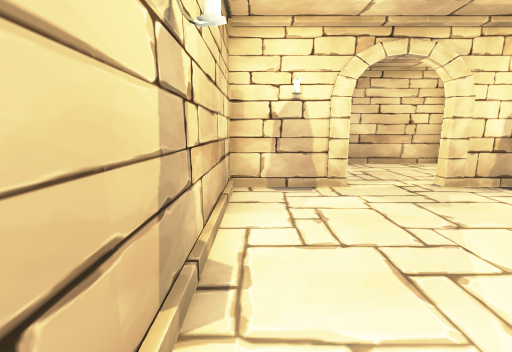
[1] (above)

16 first-person views from a walk through a 3-D level made in the Unity game engine. The camera is 1.3 m above the floor, tilts 10° down and sees 90° across. The floor is counted in squares, 1 m on a side. Each view is taken from the middle of a square. On the plan, view 1 faces up. The plan holds only what a view shows up to about 13 squares ahead; the rest is blank. The place goes on beyond the plan. The player character is not drawn. Some surface patterns are stand-ins.

[2]
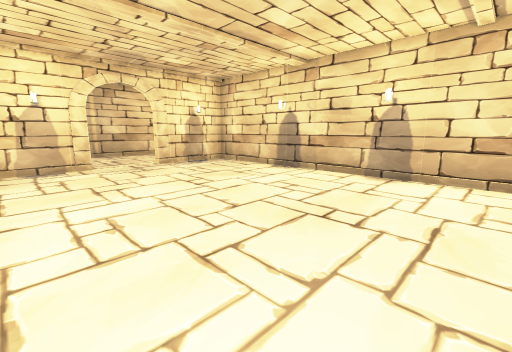

[3]
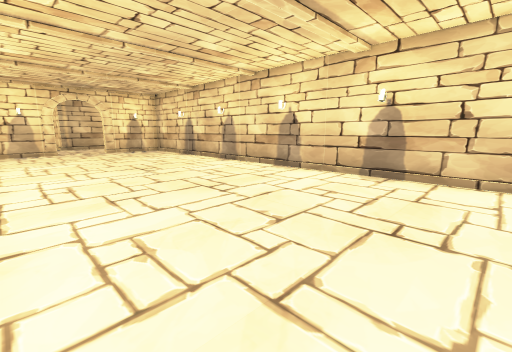

[4]
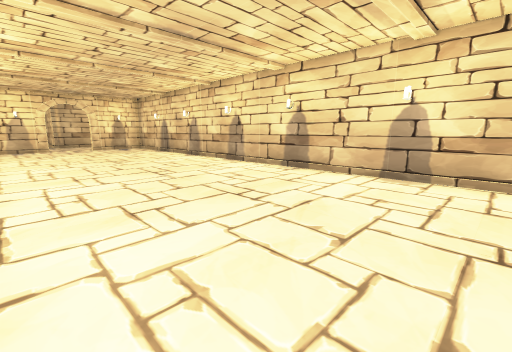

[5]
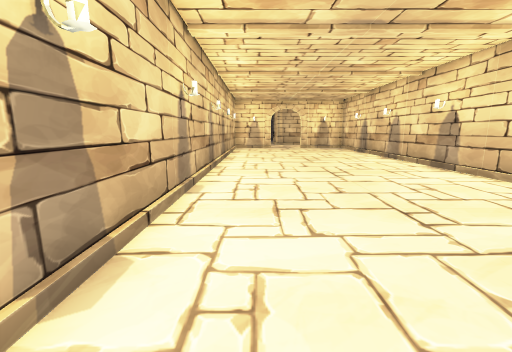

[6]
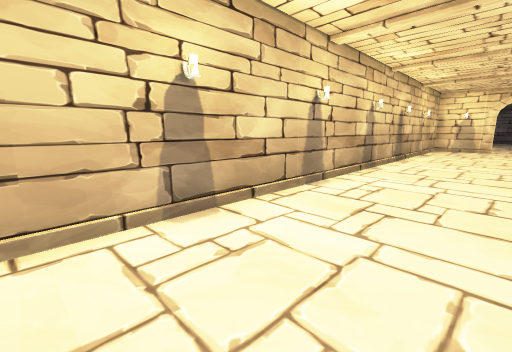

[7]
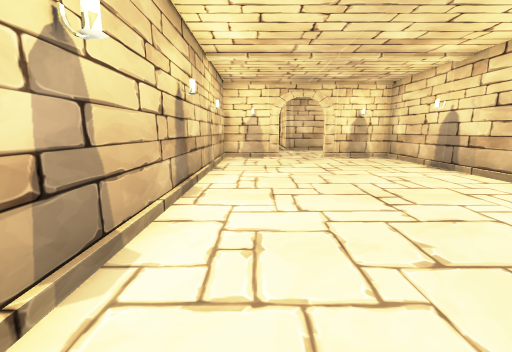

[8]
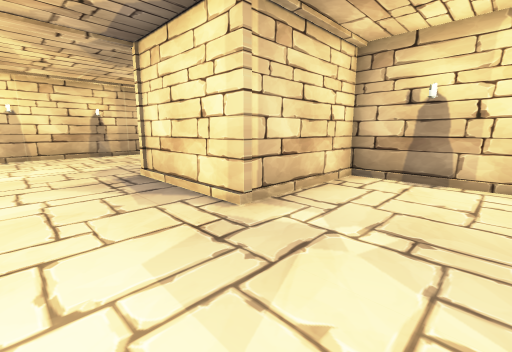

[9]
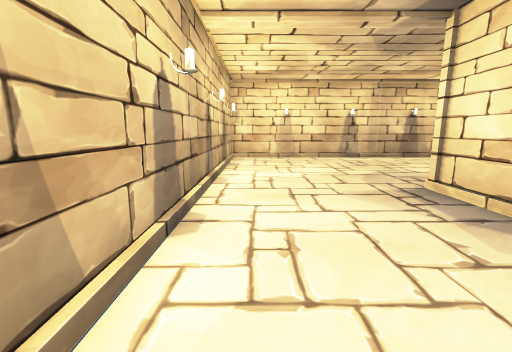

[10]
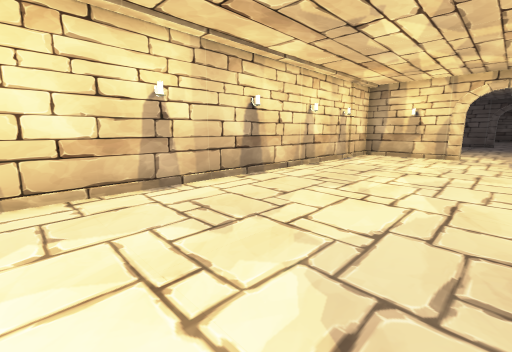

[11]
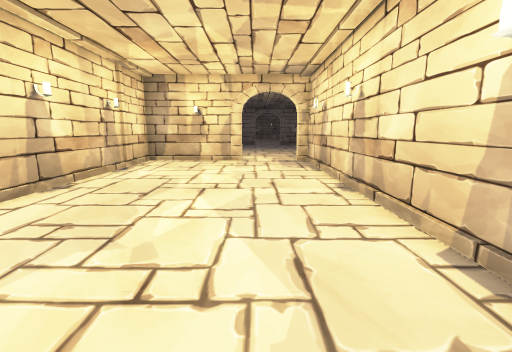

[12]
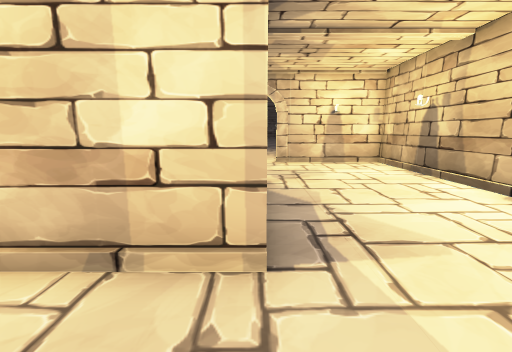

[13]
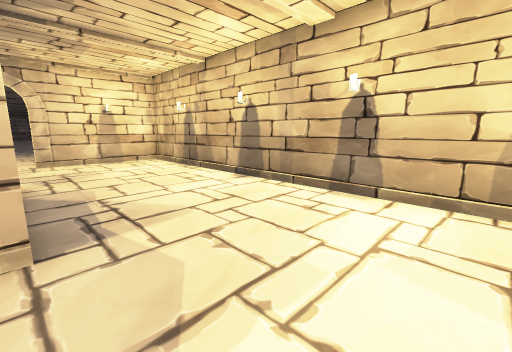

[14]
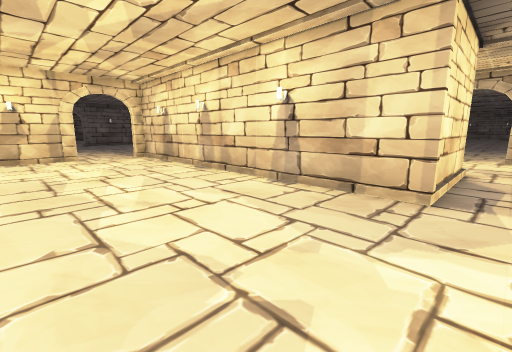

[15]
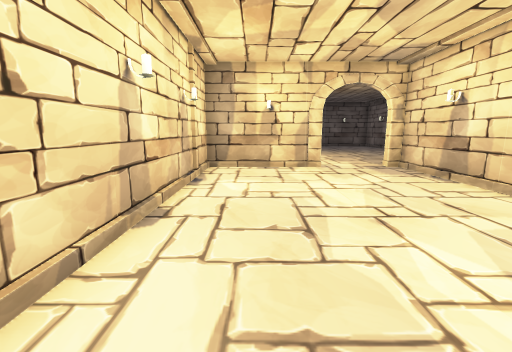

[16]
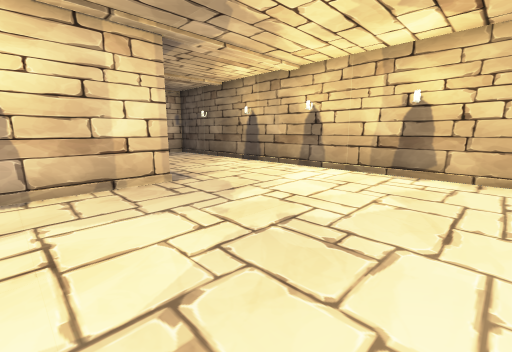

### Floor plan
Points are (right, up) in squares from view 1. A wall is a line through its corners. A room is listed if a view was taken in it or the views show most of it. See-through windows are left out.
Room 1 (views 1, 2, 3, 4, 5, 6, 7)
walls: (2.2, 6) (-0.6, 6) (-0.6, -14.1); (7.6, -14.1) (7.6, 6) (4.4, 6)
ways out: opening at (3.5, 6) to room 2
Room 2 (views 8, 9, 10, 11, 12, 13, 14, 15, 16)
walls: (7.4, 6.9) (7.4, 10.4) (3, 10.4) (3, 14.7) (15.4, 14.7); (15.4, 17.6) (15.4, 21.8) (-2.2, 21.8) (-2.2, 6.2) (2.1, 6.2)
ways out: opening at (3.5, 6) to room 1; opening at (16, 16.5)

Where each view was taken, in squares from view 1:
view 1: 0 up, 0 right, facing up
view 2: 4 down, 0 right, facing up-right
view 3: 11 down, 0 right, facing up-right
view 4: 14 down, 0 right, facing up-right
view 5: 14 down, 1 right, facing up
view 6: 14 down, 3 right, facing up-left
view 7: 7 down, 1 right, facing up
view 8: 7 up, 0 right, facing up-right
view 9: 9 up, 1 left, facing up
view 10: 16 up, 1 right, facing up-right
view 11: 17 up, 4 right, facing right
view 12: 17 up, 3 right, facing down
view 13: 18 up, 3 right, facing down-left
view 14: 20 up, 2 right, facing down-right
view 15: 20 up, 6 right, facing right
view 16: 21 up, 6 right, facing down-left
